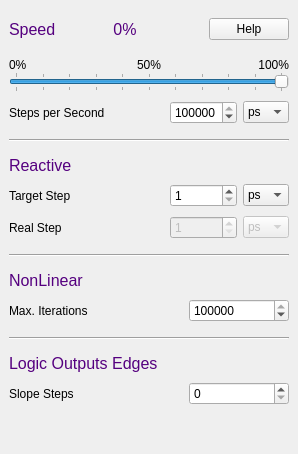
       <widget class="QWidget" name="simTab">
        <attribute name="title">
         <string>Simulation</string>
        </attribute>
        <layout class="QVBoxLayout" name="verticalLayout_2">
         <property name="spacing">
          <number>0</number>
         </property>
         <property name="leftMargin">
          <number>9</number>
         </property>
         <property name="topMargin">
          <number>9</number>
         </property>
         <property name="rightMargin">
          <number>9</number>
         </property>
         <property name="bottomMargin">
          <number>9</number>
         </property>
         <item>
          <layout class="QHBoxLayout" name="horizontalLayout">
           <property name="topMargin">
            <number>9</number>
           </property>
           <property name="bottomMargin">
            <number>18</number>
           </property>
           <item>
            <widget class="QLabel" name="label_6">
             <property name="sizePolicy">
              <sizepolicy hsizetype="Preferred" vsizetype="Preferred">
               <horstretch>0</horstretch>
               <verstretch>0</verstretch>
              </sizepolicy>
             </property>
             <property name="font">
              <font>
               <family>Ubuntu</family>
               <pointsize>12</pointsize>
               <italic>false</italic>
               <bold>false</bold>
              </font>
             </property>
             <property name="styleSheet">
              <string notr="true">font: 12pt &quot;Ubuntu&quot;; color: rgb(85, 0, 127)</string>
             </property>
             <property name="text">
              <string>Speed</string>
             </property>
             <property name="alignment">
              <set>Qt::AlignmentFlag::AlignLeading|Qt::AlignmentFlag::AlignLeft|Qt::AlignmentFlag::AlignVCenter</set>
             </property>
            </widget>
           </item>
           <item>
            <widget class="QLabel" name="speedLabel">
             <property name="sizePolicy">
              <sizepolicy hsizetype="Preferred" vsizetype="Preferred">
               <horstretch>0</horstretch>
               <verstretch>0</verstretch>
              </sizepolicy>
             </property>
             <property name="palette">
              <palette>
               <active>
                <colorrole role="WindowText">
                 <brush brushstyle="SolidPattern">
                  <color alpha="255">
                   <red>85</red>
                   <green>0</green>
                   <blue>127</blue>
                  </color>
                 </brush>
                </colorrole>
                <colorrole role="Text">
                 <brush brushstyle="SolidPattern">
                  <color alpha="255">
                   <red>85</red>
                   <green>0</green>
                   <blue>127</blue>
                  </color>
                 </brush>
                </colorrole>
                <colorrole role="ButtonText">
                 <brush brushstyle="SolidPattern">
                  <color alpha="255">
                   <red>85</red>
                   <green>0</green>
                   <blue>127</blue>
                  </color>
                 </brush>
                </colorrole>
                <colorrole role="PlaceholderText">
                 <brush brushstyle="SolidPattern">
                  <color alpha="128">
                   <red>85</red>
                   <green>0</green>
                   <blue>127</blue>
                  </color>
                 </brush>
                </colorrole>
               </active>
               <inactive>
                <colorrole role="WindowText">
                 <brush brushstyle="SolidPattern">
                  <color alpha="255">
                   <red>85</red>
                   <green>0</green>
                   <blue>127</blue>
                  </color>
                 </brush>
                </colorrole>
                <colorrole role="Text">
                 <brush brushstyle="SolidPattern">
                  <color alpha="255">
                   <red>85</red>
                   <green>0</green>
                   <blue>127</blue>
                  </color>
                 </brush>
                </colorrole>
                <colorrole role="ButtonText">
                 <brush brushstyle="SolidPattern">
                  <color alpha="255">
                   <red>85</red>
                   <green>0</green>
                   <blue>127</blue>
                  </color>
                 </brush>
                </colorrole>
                <colorrole role="PlaceholderText">
                 <brush brushstyle="SolidPattern">
                  <color alpha="128">
                   <red>85</red>
                   <green>0</green>
                   <blue>127</blue>
                  </color>
                 </brush>
                </colorrole>
               </inactive>
               <disabled>
                <colorrole role="WindowText">
                 <brush brushstyle="SolidPattern">
                  <color alpha="255">
                   <red>85</red>
                   <green>0</green>
                   <blue>127</blue>
                  </color>
                 </brush>
                </colorrole>
                <colorrole role="Text">
                 <brush brushstyle="SolidPattern">
                  <color alpha="255">
                   <red>85</red>
                   <green>0</green>
                   <blue>127</blue>
                  </color>
                 </brush>
                </colorrole>
                <colorrole role="ButtonText">
                 <brush brushstyle="SolidPattern">
                  <color alpha="255">
                   <red>85</red>
                   <green>0</green>
                   <blue>127</blue>
                  </color>
                 </brush>
                </colorrole>
                <colorrole role="PlaceholderText">
                 <brush brushstyle="SolidPattern">
                  <color alpha="128">
                   <red>85</red>
                   <green>0</green>
                   <blue>127</blue>
                  </color>
                 </brush>
                </colorrole>
               </disabled>
              </palette>
             </property>
             <property name="font">
              <font>
               <family>Ubuntu</family>
               <pointsize>12</pointsize>
               <italic>false</italic>
               <bold>false</bold>
              </font>
             </property>
             <property name="styleSheet">
              <string notr="true">font: 12pt &quot;Ubuntu&quot;; color: rgb(85, 0, 127)</string>
             </property>
             <property name="text">
              <string notr="true"> 0%</string>
             </property>
             <property name="alignment">
              <set>Qt::AlignmentFlag::AlignLeading|Qt::AlignmentFlag::AlignLeft|Qt::AlignmentFlag::AlignVCenter</set>
             </property>
            </widget>
           </item>
           <item>
            <widget class="QPushButton" name="helpButton2">
             <property name="sizePolicy">
              <sizepolicy hsizetype="Fixed" vsizetype="Fixed">
               <horstretch>0</horstretch>
               <verstretch>0</verstretch>
              </sizepolicy>
             </property>
             <property name="text">
              <string>Help</string>
             </property>
             <property name="autoDefault">
              <bool>false</bool>
             </property>
            </widget>
           </item>
          </layout>
         </item>
         <item>
          <layout class="QHBoxLayout" name="horizontalLayout_6">
           <item>
            <widget class="QLabel" name="label_7">
             <property name="text">
              <string notr="true">0%</string>
             </property>
            </widget>
           </item>
           <item>
            <widget class="QLabel" name="label_9">
             <property name="text">
              <string notr="true">50%</string>
             </property>
             <property name="alignment">
              <set>Qt::AlignmentFlag::AlignCenter</set>
             </property>
            </widget>
           </item>
           <item>
            <widget class="QLabel" name="label_10">
             <property name="text">
              <string notr="true">100%</string>
             </property>
             <property name="alignment">
              <set>Qt::AlignmentFlag::AlignRight|Qt::AlignmentFlag::AlignTrailing|Qt::AlignmentFlag::AlignVCenter</set>
             </property>
            </widget>
           </item>
          </layout>
         </item>
         <item>
          <widget class="QSlider" name="simSpeedPerSlider">
           <property name="sizePolicy">
            <sizepolicy hsizetype="Preferred" vsizetype="Fixed">
             <horstretch>0</horstretch>
             <verstretch>0</verstretch>
            </sizepolicy>
           </property>
           <property name="minimumSize">
            <size>
             <width>0</width>
             <height>0</height>
            </size>
           </property>
           <property name="maximumSize">
            <size>
             <width>16777215</width>
             <height>20</height>
            </size>
           </property>
           <property name="cursor">
            <cursorShape>SizeHorCursor</cursorShape>
           </property>
           <property name="whatsThis">
            <string/>
           </property>
           <property name="maximum">
            <number>100</number>
           </property>
           <property name="value">
            <number>100</number>
           </property>
           <property name="sliderPosition">
            <number>100</number>
           </property>
           <property name="orientation">
            <enum>Qt::Orientation::Horizontal</enum>
           </property>
           <property name="tickPosition">
            <enum>QSlider::TickPosition::TicksBothSides</enum>
           </property>
           <property name="tickInterval">
            <number>10</number>
           </property>
          </widget>
         </item>
         <item>
          <layout class="QHBoxLayout" name="horizontalLayout_4">
           <property name="spacing">
            <number>6</number>
           </property>
           <property name="topMargin">
            <number>9</number>
           </property>
           <item>
            <widget class="QLabel" name="stepLabel_2">
             <property name="sizePolicy">
              <sizepolicy hsizetype="Preferred" vsizetype="Preferred">
               <horstretch>0</horstretch>
               <verstretch>0</verstretch>
              </sizepolicy>
             </property>
             <property name="text">
              <string>Steps per Second    </string>
             </property>
            </widget>
           </item>
           <item>
            <widget class="QSpinBox" name="simStepBox">
             <property name="sizePolicy">
              <sizepolicy hsizetype="Fixed" vsizetype="Fixed">
               <horstretch>0</horstretch>
               <verstretch>0</verstretch>
              </sizepolicy>
             </property>
             <property name="maximumSize">
              <size>
               <width>16777215</width>
               <height>16777215</height>
              </size>
             </property>
             <property name="suffix">
              <string notr="true"/>
             </property>
             <property name="minimum">
              <number>1</number>
             </property>
             <property name="maximum">
              <number>999999999</number>
             </property>
             <property name="value">
              <number>1000000</number>
             </property>
            </widget>
           </item>
           <item>
            <widget class="QComboBox" name="simStepUnitBox">
             <property name="sizePolicy">
              <sizepolicy hsizetype="Fixed" vsizetype="Fixed">
               <horstretch>0</horstretch>
               <verstretch>0</verstretch>
              </sizepolicy>
             </property>
             <property name="minimumSize">
              <size>
               <width>0</width>
               <height>0</height>
              </size>
             </property>
             <property name="currentText">
              <string notr="true">ps</string>
             </property>
             <property name="currentIndex">
              <number>0</number>
             </property>
             <property name="maxCount">
              <number>10</number>
             </property>
             <item>
              <property name="text">
               <string notr="true">ps</string>
              </property>
             </item>
             <item>
              <property name="text">
               <string notr="true">ns</string>
              </property>
             </item>
             <item>
              <property name="text">
               <string notr="true">µs</string>
              </property>
             </item>
             <item>
              <property name="text">
               <string notr="true">ms</string>
              </property>
             </item>
             <item>
              <property name="text">
               <string notr="true">s</string>
              </property>
             </item>
            </widget>
           </item>
          </layout>
         </item>
         <item>
          <widget class="Line" name="line_2">
           <property name="sizePolicy">
            <sizepolicy hsizetype="Minimum" vsizetype="Fixed">
             <horstretch>0</horstretch>
             <verstretch>0</verstretch>
            </sizepolicy>
           </property>
           <property name="minimumSize">
            <size>
             <width>280</width>
             <height>32</height>
            </size>
           </property>
           <property name="orientation">
            <enum>Qt::Orientation::Horizontal</enum>
           </property>
          </widget>
         </item>
         <item>
          <widget class="QLabel" name="label_20">
           <property name="sizePolicy">
            <sizepolicy hsizetype="Preferred" vsizetype="Fixed">
             <horstretch>0</horstretch>
             <verstretch>0</verstretch>
            </sizepolicy>
           </property>
           <property name="font">
            <font>
             <family>Ubuntu</family>
             <pointsize>12</pointsize>
             <italic>false</italic>
             <bold>false</bold>
            </font>
           </property>
           <property name="styleSheet">
            <string notr="true">font: 12pt &quot;Ubuntu&quot;; color: rgb(85, 0, 127)</string>
           </property>
           <property name="text">
            <string>Reactive</string>
           </property>
           <property name="alignment">
            <set>Qt::AlignmentFlag::AlignLeading|Qt::AlignmentFlag::AlignLeft|Qt::AlignmentFlag::AlignVCenter</set>
           </property>
          </widget>
         </item>
         <item>
          <layout class="QHBoxLayout" name="horizontalLayout_14">
           <property name="spacing">
            <number>6</number>
           </property>
           <property name="topMargin">
            <number>9</number>
           </property>
           <item>
            <widget class="QLabel" name="reactiveStep">
             <property name="sizePolicy">
              <sizepolicy hsizetype="Preferred" vsizetype="Preferred">
               <horstretch>0</horstretch>
               <verstretch>0</verstretch>
              </sizepolicy>
             </property>
             <property name="text">
              <string>Target Step</string>
             </property>
            </widget>
           </item>
           <item>
            <widget class="QSpinBox" name="reactStepBox">
             <property name="sizePolicy">
              <sizepolicy hsizetype="Fixed" vsizetype="Fixed">
               <horstretch>0</horstretch>
               <verstretch>0</verstretch>
              </sizepolicy>
             </property>
             <property name="suffix">
              <string notr="true"/>
             </property>
             <property name="minimum">
              <number>1</number>
             </property>
             <property name="maximum">
              <number>999999999</number>
             </property>
            </widget>
           </item>
           <item>
            <widget class="QComboBox" name="reactStepUnitBox">
             <property name="sizePolicy">
              <sizepolicy hsizetype="Fixed" vsizetype="Fixed">
               <horstretch>0</horstretch>
               <verstretch>0</verstretch>
              </sizepolicy>
             </property>
             <property name="currentText">
              <string notr="true">ps</string>
             </property>
             <property name="currentIndex">
              <number>0</number>
             </property>
             <property name="maxCount">
              <number>10</number>
             </property>
             <item>
              <property name="text">
               <string notr="true">ps</string>
              </property>
             </item>
             <item>
              <property name="text">
               <string notr="true">ns</string>
              </property>
             </item>
             <item>
              <property name="text">
               <string notr="true">µs</string>
              </property>
             </item>
             <item>
              <property name="text">
               <string notr="true">ms</string>
              </property>
             </item>
             <item>
              <property name="text">
               <string notr="true">s</string>
              </property>
             </item>
            </widget>
           </item>
          </layout>
         </item>
         <item>
          <layout class="QHBoxLayout" name="horizontalLayout_20">
           <property name="spacing">
            <number>6</number>
           </property>
           <property name="topMargin">
            <number>9</number>
           </property>
           <item>
            <widget class="QLabel" name="realStep">
             <property name="sizePolicy">
              <sizepolicy hsizetype="Preferred" vsizetype="Preferred">
               <horstretch>0</horstretch>
               <verstretch>0</verstretch>
              </sizepolicy>
             </property>
             <property name="text">
              <string>Real Step</string>
             </property>
            </widget>
           </item>
           <item>
            <widget class="QSpinBox" name="realStepBox">
             <property name="enabled">
              <bool>false</bool>
             </property>
             <property name="sizePolicy">
              <sizepolicy hsizetype="Fixed" vsizetype="Fixed">
               <horstretch>0</horstretch>
               <verstretch>0</verstretch>
              </sizepolicy>
             </property>
             <property name="suffix">
              <string notr="true"/>
             </property>
             <property name="minimum">
              <number>1</number>
             </property>
             <property name="maximum">
              <number>999999999</number>
             </property>
            </widget>
           </item>
           <item>
            <widget class="QComboBox" name="realStepUnitBox">
             <property name="enabled">
              <bool>false</bool>
             </property>
             <property name="sizePolicy">
              <sizepolicy hsizetype="Fixed" vsizetype="Fixed">
               <horstretch>0</horstretch>
               <verstretch>0</verstretch>
              </sizepolicy>
             </property>
             <property name="currentText">
              <string notr="true">ps</string>
             </property>
             <property name="currentIndex">
              <number>0</number>
             </property>
             <property name="maxCount">
              <number>10</number>
             </property>
             <item>
              <property name="text">
               <string notr="true">ps</string>
              </property>
             </item>
             <item>
              <property name="text">
               <string notr="true">ns</string>
              </property>
             </item>
             <item>
              <property name="text">
               <string notr="true">µs</string>
              </property>
             </item>
             <item>
              <property name="text">
               <string notr="true">ms</string>
              </property>
             </item>
             <item>
              <property name="text">
               <string notr="true">s</string>
              </property>
             </item>
            </widget>
           </item>
          </layout>
         </item>
         <item>
          <widget class="Line" name="line">
           <property name="minimumSize">
            <size>
             <width>280</width>
             <height>32</height>
            </size>
           </property>
           <property name="orientation">
            <enum>Qt::Orientation::Horizontal</enum>
           </property>
          </widget>
         </item>
         <item>
          <widget class="QLabel" name="label_13">
           <property name="sizePolicy">
            <sizepolicy hsizetype="Preferred" vsizetype="Fixed">
             <horstretch>0</horstretch>
             <verstretch>0</verstretch>
            </sizepolicy>
           </property>
           <property name="font">
            <font>
             <family>Ubuntu</family>
             <pointsize>12</pointsize>
             <italic>false</italic>
             <bold>false</bold>
            </font>
           </property>
           <property name="styleSheet">
            <string notr="true">font: 12pt &quot;Ubuntu&quot;; color: rgb(85, 0, 127)</string>
           </property>
           <property name="text">
            <string>NonLinear</string>
           </property>
           <property name="alignment">
            <set>Qt::AlignmentFlag::AlignLeading|Qt::AlignmentFlag::AlignLeft|Qt::AlignmentFlag::AlignVCenter</set>
           </property>
          </widget>
         </item>
         <item>
          <layout class="QHBoxLayout" name="horizontalLayout_7">
           <property name="topMargin">
            <number>9</number>
           </property>
           <item>
            <widget class="QLabel" name="label_14">
             <property name="sizePolicy">
              <sizepolicy hsizetype="Preferred" vsizetype="Preferred">
               <horstretch>0</horstretch>
               <verstretch>0</verstretch>
              </sizepolicy>
             </property>
             <property name="text">
              <string>Max. Iterations</string>
             </property>
            </widget>
           </item>
           <item>
            <widget class="QSpinBox" name="nlStepsBox">
             <property name="sizePolicy">
              <sizepolicy hsizetype="Fixed" vsizetype="Fixed">
               <horstretch>0</horstretch>
               <verstretch>0</verstretch>
              </sizepolicy>
             </property>
             <property name="minimumSize">
              <size>
               <width>100</width>
               <height>0</height>
              </size>
             </property>
             <property name="maximumSize">
              <size>
               <width>16777215</width>
               <height>16777215</height>
              </size>
             </property>
             <property name="suffix">
              <string notr="true"/>
             </property>
             <property name="maximum">
              <number>100000</number>
             </property>
             <property name="value">
              <number>100000</number>
             </property>
            </widget>
           </item>
          </layout>
         </item>
         <item>
          <widget class="Line" name="line_4">
           <property name="sizePolicy">
            <sizepolicy hsizetype="Minimum" vsizetype="Fixed">
             <horstretch>0</horstretch>
             <verstretch>0</verstretch>
            </sizepolicy>
           </property>
           <property name="minimumSize">
            <size>
             <width>280</width>
             <height>32</height>
            </size>
           </property>
           <property name="orientation">
            <enum>Qt::Orientation::Horizontal</enum>
           </property>
          </widget>
         </item>
         <item>
          <widget class="QLabel" name="label">
           <property name="sizePolicy">
            <sizepolicy hsizetype="Preferred" vsizetype="Fixed">
             <horstretch>0</horstretch>
             <verstretch>0</verstretch>
            </sizepolicy>
           </property>
           <property name="font">
            <font>
             <family>Ubuntu</family>
             <pointsize>12</pointsize>
             <italic>false</italic>
             <bold>false</bold>
            </font>
           </property>
           <property name="styleSheet">
            <string notr="true">font: 12pt &quot;Ubuntu&quot;; color: rgb(85, 0, 127)</string>
           </property>
           <property name="text">
            <string>Logic Outputs Edges</string>
           </property>
          </widget>
         </item>
         <item>
          <layout class="QHBoxLayout" name="horizontalLayout_2">
           <property name="topMargin">
            <number>9</number>
           </property>
           <item>
            <widget class="QLabel" name="label_2">
             <property name="text">
              <string>Slope Steps</string>
             </property>
            </widget>
           </item>
           <item>
            <widget class="QSpinBox" name="slopeStepsBox">
             <property name="sizePolicy">
              <sizepolicy hsizetype="Fixed" vsizetype="Fixed">
               <horstretch>0</horstretch>
               <verstretch>0</verstretch>
              </sizepolicy>
             </property>
             <property name="minimumSize">
              <size>
               <width>100</width>
               <height>0</height>
              </size>
             </property>
             <property name="suffix">
              <string notr="true"/>
             </property>
             <property name="maximum">
              <number>100</number>
             </property>
            </widget>
           </item>
          </layout>
         </item>
         <item>
          <spacer name="verticalSpacer">
           <property name="orientation">
            <enum>Qt::Orientation::Vertical</enum>
           </property>
           <property name="sizeHint" stdset="0">
            <size>
             <width>20</width>
             <height>40</height>
            </size>
           </property>
          </spacer>
         </item>
        </layout>
       </widget>
